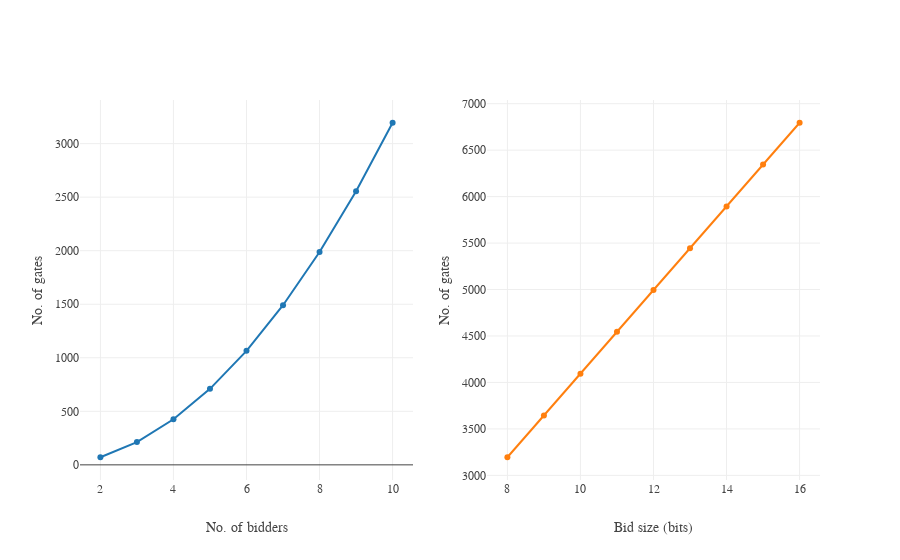

Notebook source saved alongside this figure:
### Code cell
# graph for number of gates vs number of bidders and bid size


trace1 = go.Scatter(
    x=range(2,11),
    y=[71, 213, 426, 710, 1065, 1491, 1988, 2556, 3195],
    mode='markers+lines',
)
trace2 = go.Scatter(
    x=range(8,17),
    y=[3195, 3645, 4095, 4545, 4995, 5445, 5895, 6345, 6795],
    mode='markers+lines',
)

fig = tools.make_subplots(rows=1, cols=2)

fig.append_trace(trace1, 1, 1)
fig.append_trace(trace2, 1, 2)

fig['layout'].update(showlegend=False, font=dict(family='Times New Roman'))
fig['layout']['xaxis1'].update(title='No. of bidders')
fig['layout']['xaxis2'].update(title='Bid size (bits)')
fig['layout']['yaxis1'].update(title='No. of gates')
fig['layout']['yaxis2'].update(title='No. of gates')


iplot(fig, filename='auction_circuit')

### Figure 1 — Plotly figure (JSON) as saved in the notebook; plotly's stock layout.template omitted (floating-point values rounded to 4 significant figures)
{"data": [{"mode": "markers+lines", "type": "scatter", "uid": "ddae48fa-ed2d-49a2-9958-54a1d573b864", "x": [2, 3, 4, 5, 6, 7, 8, 9, 10], "xaxis": "x", "y": [71, 213, 426, 710, 1065, 1491, 1988, 2556, 3195], "yaxis": "y"}, {"mode": "markers+lines", "type": "scatter", "uid": "d4720a0a-d987-42be-8188-c6c27a0c3374", "x": [8, 9, 10, 11, 12, 13, 14, 15, 16], "xaxis": "x2", "y": [3195, 3645, 4095, 4545, 4995, 5445, 5895, 6345, 6795], "yaxis": "y2"}], "layout": {"font": {"family": "Times New Roman"}, "showlegend": false, "xaxis": {"anchor": "y", "domain": [0, 0.45], "title": "No. of bidders"}, "xaxis2": {"anchor": "y2", "domain": [0.55, 1], "title": "Bid size (bits)"}, "yaxis": {"anchor": "x", "domain": [0, 1], "title": "No. of gates"}, "yaxis2": {"anchor": "x2", "domain": [0, 1], "title": "No. of gates"}}}
